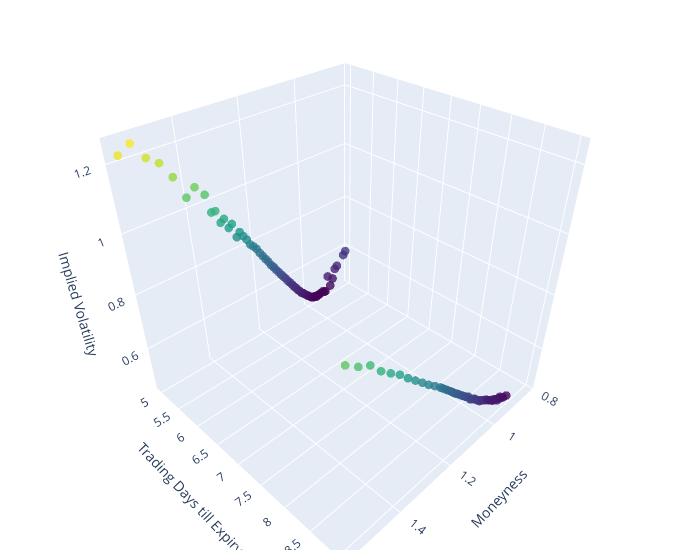

Notebook code for this chart:
### Code cell
import pandas as pd
import plotly.graph_objects as go

# Create a copy of pd_merged
pd_merged_copy = pd_merged.copy()

# Convert the string to a pandas Timestamp
date = pd.Timestamp('2019-01-11')

# Use the copy for the filtering
pd_merged_2 = pd_merged_copy[(pd_merged_copy["trading_days_till_exp"] <= 10) & (pd_merged_copy['cp_flag'] == 'P')]
# Filter the DataFrame for the 'NVDA' ticker and the specific date
df_nvda = pd_merged_2[(pd_merged_2['Ticker'] == 'TSLA') & (pd_merged_2['date'] == date)]

# Create a 3D scatter plot
fig = go.Figure(data=[go.Scatter3d(
    x=df_nvda['moneyness'],
    y=df_nvda['trading_days_till_exp'],
    z=df_nvda['impl_volatility'],
    mode='markers',
    marker=dict(
        size=3,
        color=df_nvda['impl_volatility'],  # set color to an array/list of desired values
        colorscale='Viridis',   # choose a colorscale
        opacity=0.8
    )
)])

# Set labels
fig.update_layout(scene = dict(
                    xaxis_title='Moneyness',
                    yaxis_title='Trading Days till Expiry',
                    zaxis_title='Implied Volatility'),
                    width=700,
                    margin=dict(r=20, b=10, l=10, t=10))

fig.show()
